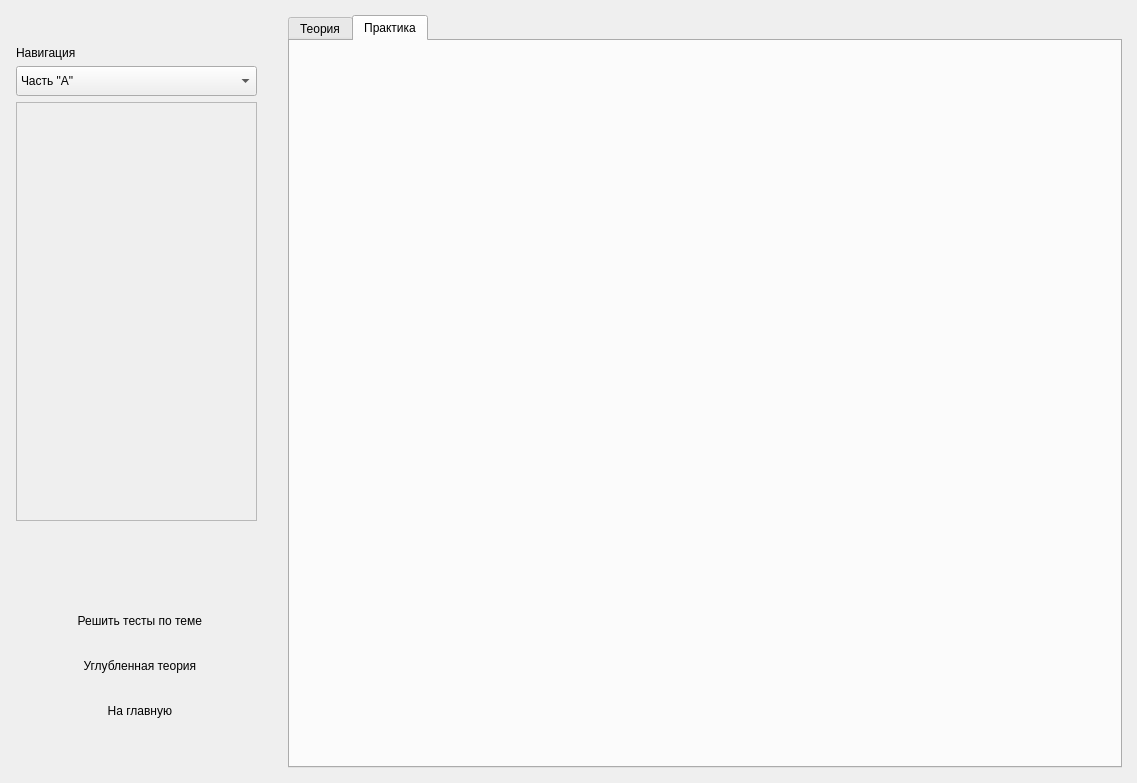
<?xml version="1.0" encoding="UTF-8"?>
<ui version="4.0">
 <class>TestPreparingWidget</class>
 <widget class="QWidget" name="TestPreparingWidget">
  <property name="geometry">
   <rect>
    <x>0</x>
    <y>0</y>
    <width>1137</width>
    <height>783</height>
   </rect>
  </property>
  <property name="windowTitle">
   <string>Form</string>
  </property>
  <layout class="QGridLayout" name="gridLayout">
   <property name="margin">
    <number>0</number>
   </property>
   <property name="spacing">
    <number>0</number>
   </property>
   <item row="0" column="1">
    <widget class="QWidget" name="contentWidget" native="true">
     <property name="sizePolicy">
      <sizepolicy hsizetype="Expanding" vsizetype="Expanding">
       <horstretch>0</horstretch>
       <verstretch>0</verstretch>
      </sizepolicy>
     </property>
     <property name="styleSheet">
      <string notr="true">* {
  background-color: #ffffff;
}
QWebView {
  background-color: #f4f5f9; 
  margin: 2px;
}
#widget_3
{
  margin: 15px;
}
#tabWidget::pane
{
  border: none;
}
#theoryTab, #practiceTab
{
  border: 2px solid #e2e3e5;
  border-radius: 5px;
  margin: 0px;
  padding: 0px;
  background-color: #f6f7f9;
}
#tabWidget::tab-bar
{
  border: 2px solid #e2e3e5;
  background-color: #e2e3e5;
}
#tabWidget &gt;  QTabBar::tab
{
  margin-left: -5px;
  border: 2px solid #e2e3e5;
  border-radius: 5px;
  background-color: #e2e3e5;
  font-size: 14px;
  font-family: Arial, sans-serif;
  font-weight: bold;
  color: #60616f;
  width: 100px;
  height: 20px;
}
#tabWidget &gt;  QTabBar::tab:first
{
  margin-left: 0px;
}
#tabWidget &gt;  QTabBar::tab:selected
{
  background-color: #f6f7f9;
  border: 2px solid #f6f7f9;
}</string>
     </property>
     <layout class="QVBoxLayout" name="verticalLayout">
      <property name="spacing">
       <number>0</number>
      </property>
      <property name="margin">
       <number>0</number>
      </property>
      <item>
       <widget class="QWidget" name="contentWidgetSpacer" native="true">
        <layout class="QVBoxLayout" name="verticalLayout_3">
         <property name="spacing">
          <number>0</number>
         </property>
         <property name="margin">
          <number>15</number>
         </property>
         <item>
          <widget class="QTabWidget" name="TWidget">
           <property name="currentIndex">
            <number>1</number>
           </property>
           <widget class="QWidget" name="theoryTab">
            <attribute name="title">
             <string>Теория</string>
            </attribute>
           </widget>
           <widget class="QWidget" name="practiceTab">
            <attribute name="title">
             <string>Практика</string>
            </attribute>
           </widget>
          </widget>
         </item>
        </layout>
       </widget>
      </item>
     </layout>
    </widget>
   </item>
   <item row="0" column="0">
    <widget class="QWidget" name="menuWidget" native="true">
     <property name="sizePolicy">
      <sizepolicy hsizetype="Expanding" vsizetype="Expanding">
       <horstretch>0</horstretch>
       <verstretch>0</verstretch>
      </sizepolicy>
     </property>
     <property name="maximumSize">
      <size>
       <width>273</width>
       <height>16777215</height>
      </size>
     </property>
     <property name="styleSheet">
      <string notr="true">#menuWidget {
  background-color: #f4f5f9;
  border-right: 2px solid #bbbbbb;
  margin: 0px;
  padding: 0px;
}

#menuWidget {
  background-color: #f4f5f9;
}
#menuWidget &gt; QWidget
{
  margin-left: 9px;
  margin-right: 9px;

  border-right: 2px solid #bbbbbb;
  font-size: 16px;
  font-family: Arial, sans-serif;
  font-weight: bold;
  color: #60616f;
}
#menuWidget &gt; QPushButton {
  margin: 0px;
  text-align: left;
  border: none;
  border-top: 1px solid #d0d1d4;
  border-bottom: 1px solid #d0d1d4;
  padding-left: 5px;

  margin-right: 2px;
}
#menuWidget &gt; QPushButton:hover {
  background-color: #c6e4f0;
  border-top: 1px solid #b2c6ce;
  border-bottom: 1px solid #b2c6ce;
}
#menuWidget &gt; QPushButton:pressed {
  padding-top: 1px;
}</string>
     </property>
     <layout class="QVBoxLayout" name="verticalLayout_4">
      <property name="spacing">
       <number>0</number>
      </property>
      <property name="margin">
       <number>0</number>
      </property>
      <item>
       <spacer name="verticalSpacer">
        <property name="orientation">
         <enum>Qt::Vertical</enum>
        </property>
        <property name="sizeType">
         <enum>QSizePolicy::Fixed</enum>
        </property>
        <property name="sizeHint" stdset="0">
         <size>
          <width>20</width>
          <height>30</height>
         </size>
        </property>
       </spacer>
      </item>
      <item>
       <widget class="QWidget" name="navigationWidget" native="true">
        <property name="styleSheet">
         <string notr="true">#navigationWidget
{
  background-color: #ffffff;
  border: 2px solid #d0d1d4;
  border-radius: 5px;
}

#navigationWidget &gt; #label
{
  background-color: #ffffff;
  text-align: left;
  border: none;
  font-size: 13px;
  font-family: Arial, sans-serif;
  font-weight: bold;
  color: #60616f;
}

#navigationWidget &gt; QComboBox {
  border: 2px solid #e6e6e9;
  border-radius: 5px;
  background-color: qlineargradient(spread:pad, x1:0.511, y1:0, x2:0.510955, y2:1, stop:0   rgba(255, 255, 255, 255), stop:0.943182 rgba(245, 246, 249, 255));
  padding-left: 10px;

  font-size: 16px;
  font-family: Arial, sans-serif;
  font-weight: bold;
  color: #878787;
}
#navigationWidget &gt; QComboBox::down-arrow {
  border: none;
  border-radius: 5px;
  background-color: qlineargradient(spread:pad, x1:0.511, y1:0, x2:0.510955, y2:1, stop:0   rgba(255, 255, 255, 255), stop:0.943182 rgba(245, 246, 249, 255));
}
#navigationWidget &gt; QComboBox::drop-down {
  width: 25px;
  border: none;
  border-radius: 0px;
  background-color: qlineargradient(spread:pad, x1:0.511, y1:0, x2:0.510955, y2:1, stop:0   rgba(255, 255, 255, 255), stop:0.943182 rgba(245, 246, 249, 255));
  border-left: 2px solid #d6d7da;
  margin: 4px 0px;
}
#navigationWidget &gt; QComboBox:hover {
  background-color: qlineargradient(spread:pad, x1:0.511, y1:0, x2:0.510955, y2:1, stop:0   rgba(255, 255, 255, 255), stop:0.943182 rgba(245, 246, 249, 255));
  border-radius: 5px;
}

#navigationWidget &gt; QComboBox QAbstractItemView, QComboBox QAbstractItemView::item  {
  background-color: qlineargradient(spread:pad, x1:0.511, y1:0, x2:0.510955, y2:1, stop:0   rgba(255, 255, 255, 255), stop:0.943182 rgba(245, 246, 249, 255));
  border: 1px solid #ecedef;
  border-radius: 5px;
  padding-left: 10px;
  selection-background-color: #c6e4f0;
 }

#navigationWidget &gt; QComboBox QAbstractItemView::item:hover  {
  background-color: #c6e4f0;
  selection-background-color: #c6e4f0;
 }

#navigationWidget QScrollArea {
  border: 2px solid #ecedef;
  border-radius: 5px;  
}

#navigationWidget QScrollBar {
  background-color: #ffffff;
  border: none;
}
#navigationWidget QScrollBar::handle {
  border: 2px solid #ecedef;
  border-radius: 5px;
  background-color: #f4f5f9;
}
#navigationWidget QScrollBar::up-arrow{
  border: none;
  background-color: white;
  width: 0px;
  height: 0px;
}
#navigationWidget QScrollBar::down-arrow{
  border: none;
  background-color: white;
  width: 0px;
  height: 0px;
}

#navigationWidget QPushButton {
  text-align: left;
  border: none;
  border-top: 1px solid #d0d1d4;
  border-bottom: 1px solid #d0d1d4;
  margin-right: 2px;
  padding-left: 5px;

  height: 45px;

  font-size: 16px;
  font-family: Arial, sans-serif;
  font-weight: bold;
  color: #60616f;

  background-color: #f4f5f9;
}
#navigationWidget QPushButton:hover {
  background-color: #c6e4f0;
  border-top: 1px solid #b2c6ce;
  border-bottom: 1px solid #b2c6ce;
}
#navigationWidget QPushButton:pressed {
  padding-top: 1px;
}</string>
        </property>
        <layout class="QVBoxLayout" name="verticalLayout_2">
         <property name="spacing">
          <number>6</number>
         </property>
         <property name="leftMargin">
          <number>16</number>
         </property>
         <property name="topMargin">
          <number>16</number>
         </property>
         <property name="rightMargin">
          <number>16</number>
         </property>
         <property name="bottomMargin">
          <number>7</number>
         </property>
         <item>
          <widget class="QLabel" name="label">
           <property name="text">
            <string>Навигация</string>
           </property>
          </widget>
         </item>
         <item>
          <widget class="QComboBox" name="comboBoxNavigation">
           <property name="minimumSize">
            <size>
             <width>0</width>
             <height>30</height>
            </size>
           </property>
           <property name="maximumSize">
            <size>
             <width>16777215</width>
             <height>30</height>
            </size>
           </property>
           <property name="styleSheet">
            <string notr="true"/>
           </property>
           <item>
            <property name="text">
             <string>Часть &quot;А&quot;</string>
            </property>
           </item>
           <item>
            <property name="text">
             <string>Часть &quot;B&quot;</string>
            </property>
           </item>
           <item>
            <property name="text">
             <string>Часть &quot;C&quot;</string>
            </property>
           </item>
          </widget>
         </item>
         <item>
          <widget class="QScrollArea" name="NavigationScrollArea">
           <property name="styleSheet">
            <string notr="true"/>
           </property>
           <property name="horizontalScrollBarPolicy">
            <enum>Qt::ScrollBarAlwaysOff</enum>
           </property>
           <property name="widgetResizable">
            <bool>true</bool>
           </property>
           <widget class="QWidget" name="scrollAreaWidgetContents">
            <property name="geometry">
             <rect>
              <x>0</x>
              <y>0</y>
              <width>237</width>
              <height>413</height>
             </rect>
            </property>
           </widget>
          </widget>
         </item>
        </layout>
        <zorder>comboBoxNavigation</zorder>
        <zorder>NavigationScrollArea</zorder>
        <zorder>label</zorder>
       </widget>
      </item>
      <item>
       <spacer name="verticalSpacer_2">
        <property name="orientation">
         <enum>Qt::Vertical</enum>
        </property>
        <property name="sizeType">
         <enum>QSizePolicy::Preferred</enum>
        </property>
        <property name="sizeHint" stdset="0">
         <size>
          <width>20</width>
          <height>70</height>
         </size>
        </property>
       </spacer>
      </item>
      <item>
       <widget class="QPushButton" name="startTestPushButton">
        <property name="sizePolicy">
         <sizepolicy hsizetype="Expanding" vsizetype="Fixed">
          <horstretch>0</horstretch>
          <verstretch>0</verstretch>
         </sizepolicy>
        </property>
        <property name="minimumSize">
         <size>
          <width>0</width>
          <height>45</height>
         </size>
        </property>
        <property name="maximumSize">
         <size>
          <width>16777215</width>
          <height>45</height>
         </size>
        </property>
        <property name="text">
         <string>  Решить тесты по теме</string>
        </property>
        <property name="icon">
         <iconset resource="icons.qrc">
          <normaloff>:/icons/icons/notepad.png</normaloff>:/icons/icons/notepad.png</iconset>
        </property>
        <property name="iconSize">
         <size>
          <width>36</width>
          <height>36</height>
         </size>
        </property>
        <property name="flat">
         <bool>true</bool>
        </property>
       </widget>
      </item>
      <item>
       <widget class="QPushButton" name="extendedTheoryPushButton">
        <property name="sizePolicy">
         <sizepolicy hsizetype="Expanding" vsizetype="Fixed">
          <horstretch>0</horstretch>
          <verstretch>0</verstretch>
         </sizepolicy>
        </property>
        <property name="minimumSize">
         <size>
          <width>0</width>
          <height>45</height>
         </size>
        </property>
        <property name="maximumSize">
         <size>
          <width>16777215</width>
          <height>45</height>
         </size>
        </property>
        <property name="text">
         <string>  Углубленная теория</string>
        </property>
        <property name="icon">
         <iconset resource="icons.qrc">
          <normaloff>:/icons/icons/help.png</normaloff>:/icons/icons/help.png</iconset>
        </property>
        <property name="iconSize">
         <size>
          <width>36</width>
          <height>36</height>
         </size>
        </property>
        <property name="flat">
         <bool>true</bool>
        </property>
       </widget>
      </item>
      <item>
       <widget class="QPushButton" name="exitPushButton">
        <property name="sizePolicy">
         <sizepolicy hsizetype="Expanding" vsizetype="Fixed">
          <horstretch>0</horstretch>
          <verstretch>0</verstretch>
         </sizepolicy>
        </property>
        <property name="minimumSize">
         <size>
          <width>0</width>
          <height>45</height>
         </size>
        </property>
        <property name="maximumSize">
         <size>
          <width>16777215</width>
          <height>45</height>
         </size>
        </property>
        <property name="text">
         <string>  На главную</string>
        </property>
        <property name="icon">
         <iconset resource="icons.qrc">
          <normaloff>:/icons/icons/back.png</normaloff>:/icons/icons/back.png</iconset>
        </property>
        <property name="iconSize">
         <size>
          <width>36</width>
          <height>36</height>
         </size>
        </property>
        <property name="flat">
         <bool>true</bool>
        </property>
       </widget>
      </item>
      <item>
       <spacer name="verticalSpacer_3">
        <property name="orientation">
         <enum>Qt::Vertical</enum>
        </property>
        <property name="sizeType">
         <enum>QSizePolicy::Fixed</enum>
        </property>
        <property name="sizeHint" stdset="0">
         <size>
          <width>20</width>
          <height>50</height>
         </size>
        </property>
       </spacer>
      </item>
     </layout>
     <zorder>extendedTheoryPushButton</zorder>
     <zorder>startTestPushButton</zorder>
     <zorder>exitPushButton</zorder>
     <zorder>verticalSpacer</zorder>
     <zorder>verticalSpacer_2</zorder>
     <zorder>verticalSpacer_3</zorder>
     <zorder>navigationWidget</zorder>
    </widget>
   </item>
  </layout>
 </widget>
 <resources>
  <include location="icons.qrc"/>
 </resources>
 <connections/>
</ui>
